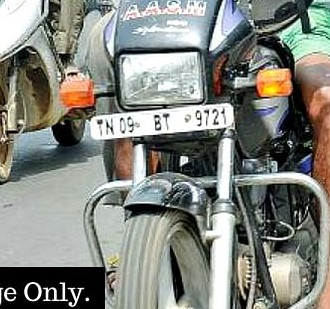
#> input picture resourses/bikenplate.jpg, 330 x 309 px, given in place of vidtry.mp4, which was not available
$ python VideoDetection.py
#> lines starting #> are read from the running program, lines starting #| are printed output that depends on the picture; after the words box and inside, x2 and y2 are one past the last pixel; in counts of white or black regions, pixels touching at a corner belong together; pictures that were not available may be replaced by others from this repository, and a replacement may not be noted
import cv2

cap=cv2.VideoCapture("resourses/vidtry.mp4")
faceCascade=cv2.CascadeClassifier("resourses/haarcascade_frontalface_default.xml")
nplateCascade = cv2.CascadeClassifier("resourses/haarcascade_russian_plate_number.xml")

count=0
while True:
    success,img=cap.read()
#> img is the input picture: shape (309, 330, 3); mean B, G, R 126.6, 133.4, 131.2
    imgGray=cv2.cvtColor(img,cv2.COLOR_BGR2GRAY)
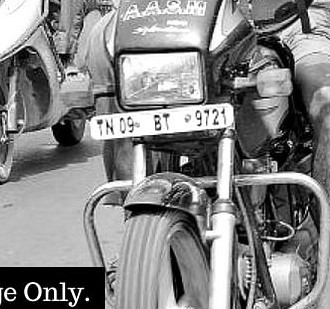
#> imgGray: shape (309, 330); min 0, max 255, mean 132
    faces=faceCascade.detectMultiScale(imgGray,1.1,4)
#> faces = ()

    for (x,y,w,h) in faces:
        cv2.rectangle(img,(x,y),(x+w,y+h),(255,0,0),2)
        minArea= 850
        grayCrop = imgGray[(y+2*h):(y+6*h),(x-2*w):(x+2*w)]
        # grayCrop=cv2.cvtColor(imgCrop,cv2.COLOR_BGR2GRAY)

        plates = nplateCascade.detectMultiScale(grayCrop,1.06,4)
        print(plates)

        for (x1,y1,w1,h1) in plates:
            area = w1*h1
            if (area > minArea):
                cv2.rectangle(img, ((x-2*w)+x1, (y+2*h)+y1), ((x-2*w)+x1+w1,(y+2*h)+y1+h1),(0, 255, 255), 2)
                imgNPlate = img[(y+2*h)+y1:(y+2*h)+y1+h1, (x-2*w)+x1:(x-2*w)+x1+w1]
                # print("YOOOOO",count)
                cv2.imwrite("resourses/NoPlates_Images/NoPlate_" + str(count) + ".jpg", imgNPlate)
                count += 1
                cv2.rectangle(grayCrop,(x1,y1),(x1+w1,y1+h1),(0,255,255),2)

                cv2.imshow("Image of Number Plate of the Culprit", imgNPlate)
                cv2.waitKey(0)
#> this loop made 0 passes
#> after the loop, count = 0

                # [4 lines of commented-out code are left out]

    nimg=cv2.resize(img,(640,480))
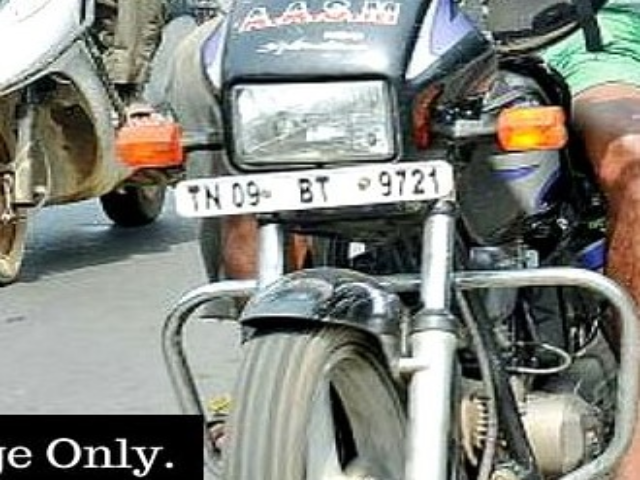
#> nimg: shape (480, 640, 3); mean B, G, R 126.4, 133.2, 131.1

    cv2.imshow("Helmet detection",nimg)
    if(cv2.waitKey(100) and 0xFF==ord("q")):
#> (key q is pressed here)
        break

$ run again, on resourses/helmet2.jpg
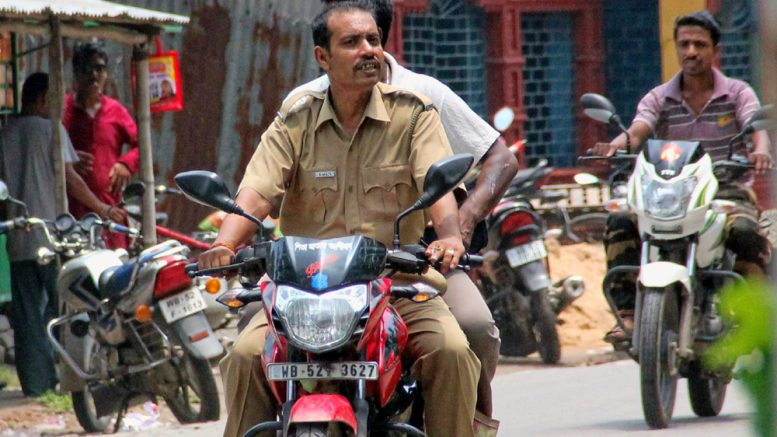
#> input picture resourses/helmet2.jpg, 777 x 437 px, given in place of vidtry.mp4, which was not available
#> img is the input picture: shape (437, 777, 3); mean B, G, R 91.2, 97.1, 109.2
#> faces = [[665, 24, 54, 54], [546, 304, 54, 54], [329, 15, 67, 67]]
#> the loop `for (x,y,w,h) in faces:` made 3 passes
#> (printed output is left out)
#> after the loop `for (x,y,w,h) in faces:`:
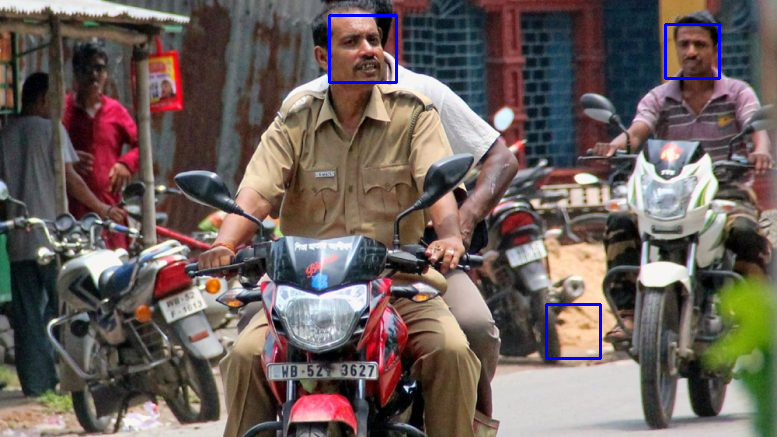
#> img: shape (437, 777, 3); 0.61% of pixels changed, all inside (x1, y1, x2, y2) = (328, 14, 721, 360)
#> after the loop `for (x,y,w,h) in faces:`: count = 0
#> `nimg=cv2.resize(img,(640,480))`:
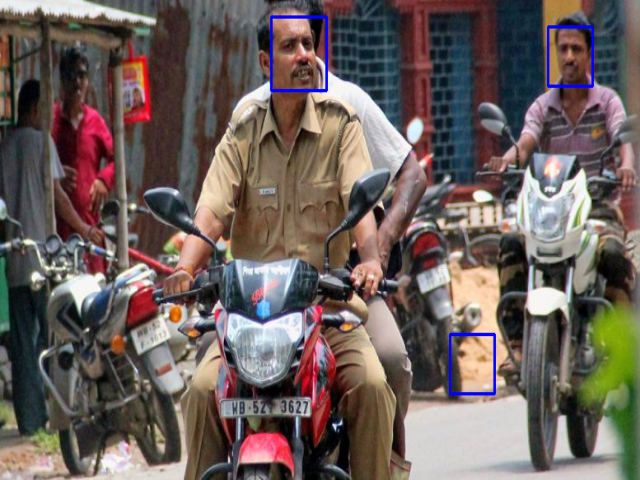
#> nimg: shape (480, 640, 3); mean B, G, R 92.1, 96.3, 108.3

$ run again, on resourses/helmet3.jpg
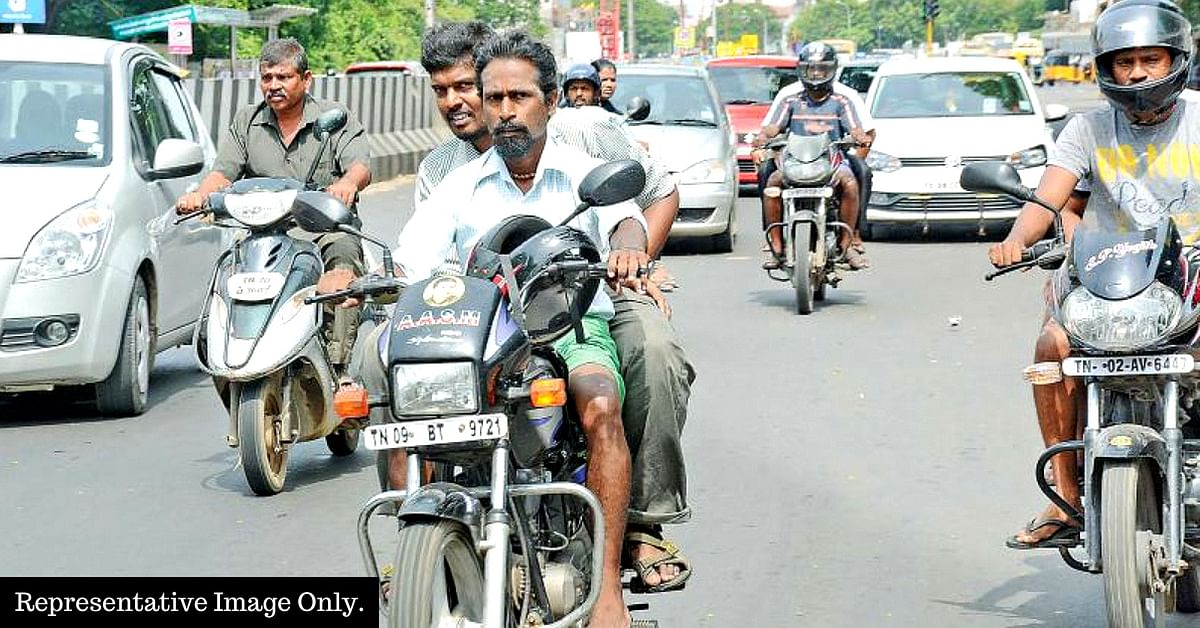
#> input picture resourses/helmet3.jpg, 1200 x 628 px, given in place of vidtry.mp4, which was not available
#> img is the input picture: shape (628, 1200, 3); mean B, G, R 158.8, 164.8, 160.2
#> faces = [[595, 69, 28, 28], [251, 58, 51, 51], [471, 69, 76, 76], [416, 60, 72, 72], [1097, 30, 80, 80], [287, 97, 81, 81]]
#> the loop `for (x,y,w,h) in faces:` made 6 passes
#> (printed output is left out)
#> after the loop `for (x,y,w,h) in faces:`:
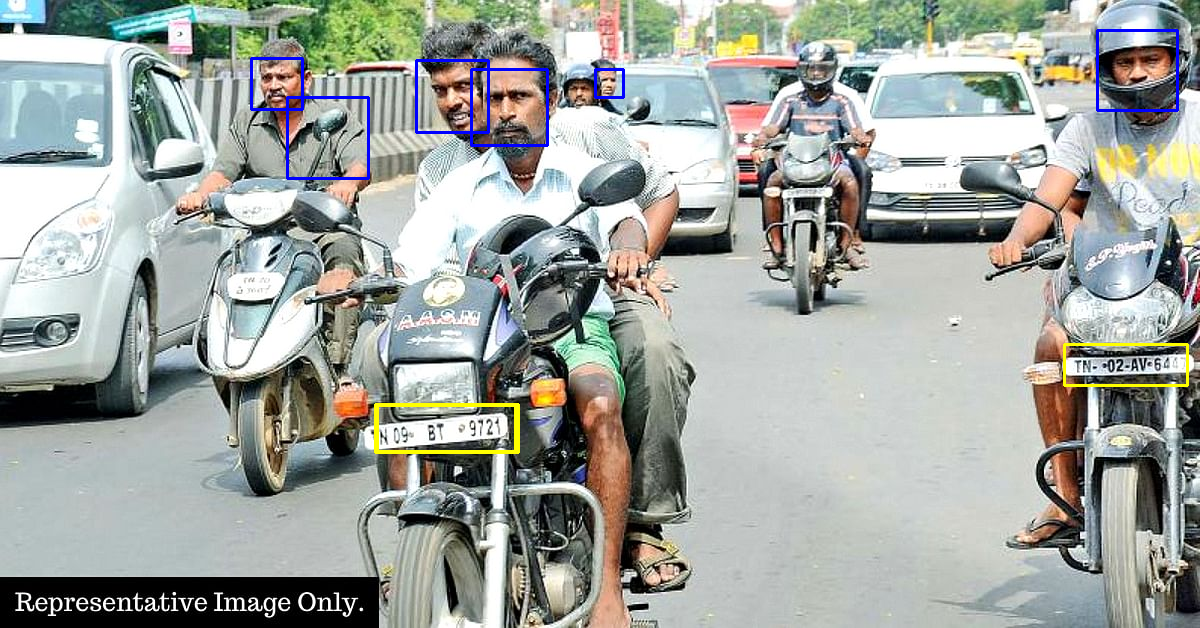
#> img: shape (628, 1200, 3); 0.96% of pixels changed, all inside (x1, y1, x2, y2) = (250, 29, 1189, 454)
#> after the loop `for (x,y,w,h) in faces:`: count = 3
#> `nimg=cv2.resize(img,(640,480))`:
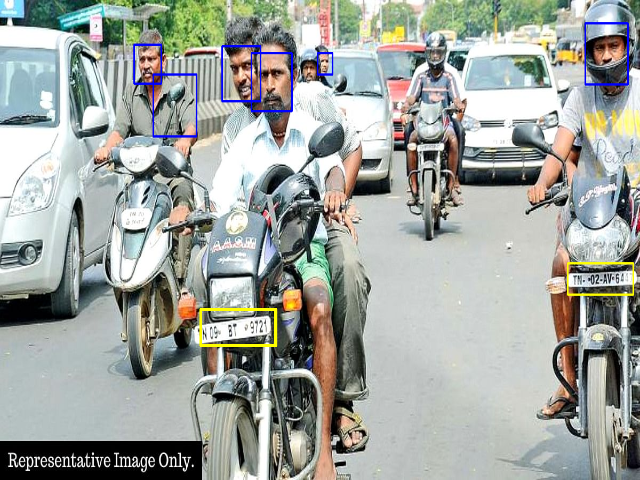
#> nimg: shape (480, 640, 3); mean B, G, R 159.2, 164.4, 159.8

$ run again, on resourses/helmet6.jpg
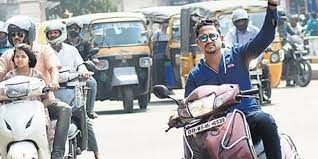
#> input picture resourses/helmet6.jpg, 318 x 159 px, given in place of vidtry.mp4, which was not available
#> img is the input picture: shape (159, 318, 3); mean B, G, R 165.6, 163.1, 161.4
#> faces = [[33, 91, 63, 63]]
#> the loop `for (x,y,w,h) in faces:` made 1 pass
#> (x, y, w, h, minArea) on pass 1: (33, 91, 63, 63, 850)
#> (printed output is left out)
#> after the loop `for (x,y,w,h) in faces:`:
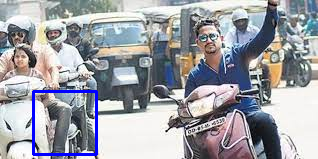
#> img: shape (159, 318, 3); 1.49% of pixels changed, all inside (x1, y1, x2, y2) = (32, 90, 98, 156)
#> after the loop `for (x,y,w,h) in faces:`: count = 0
#> `nimg=cv2.resize(img,(640,480))`:
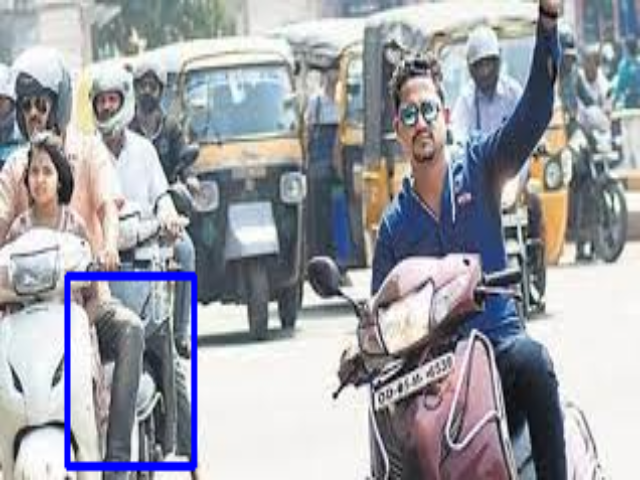
#> nimg: shape (480, 640, 3); mean B, G, R 166.5, 160.2, 158.6
